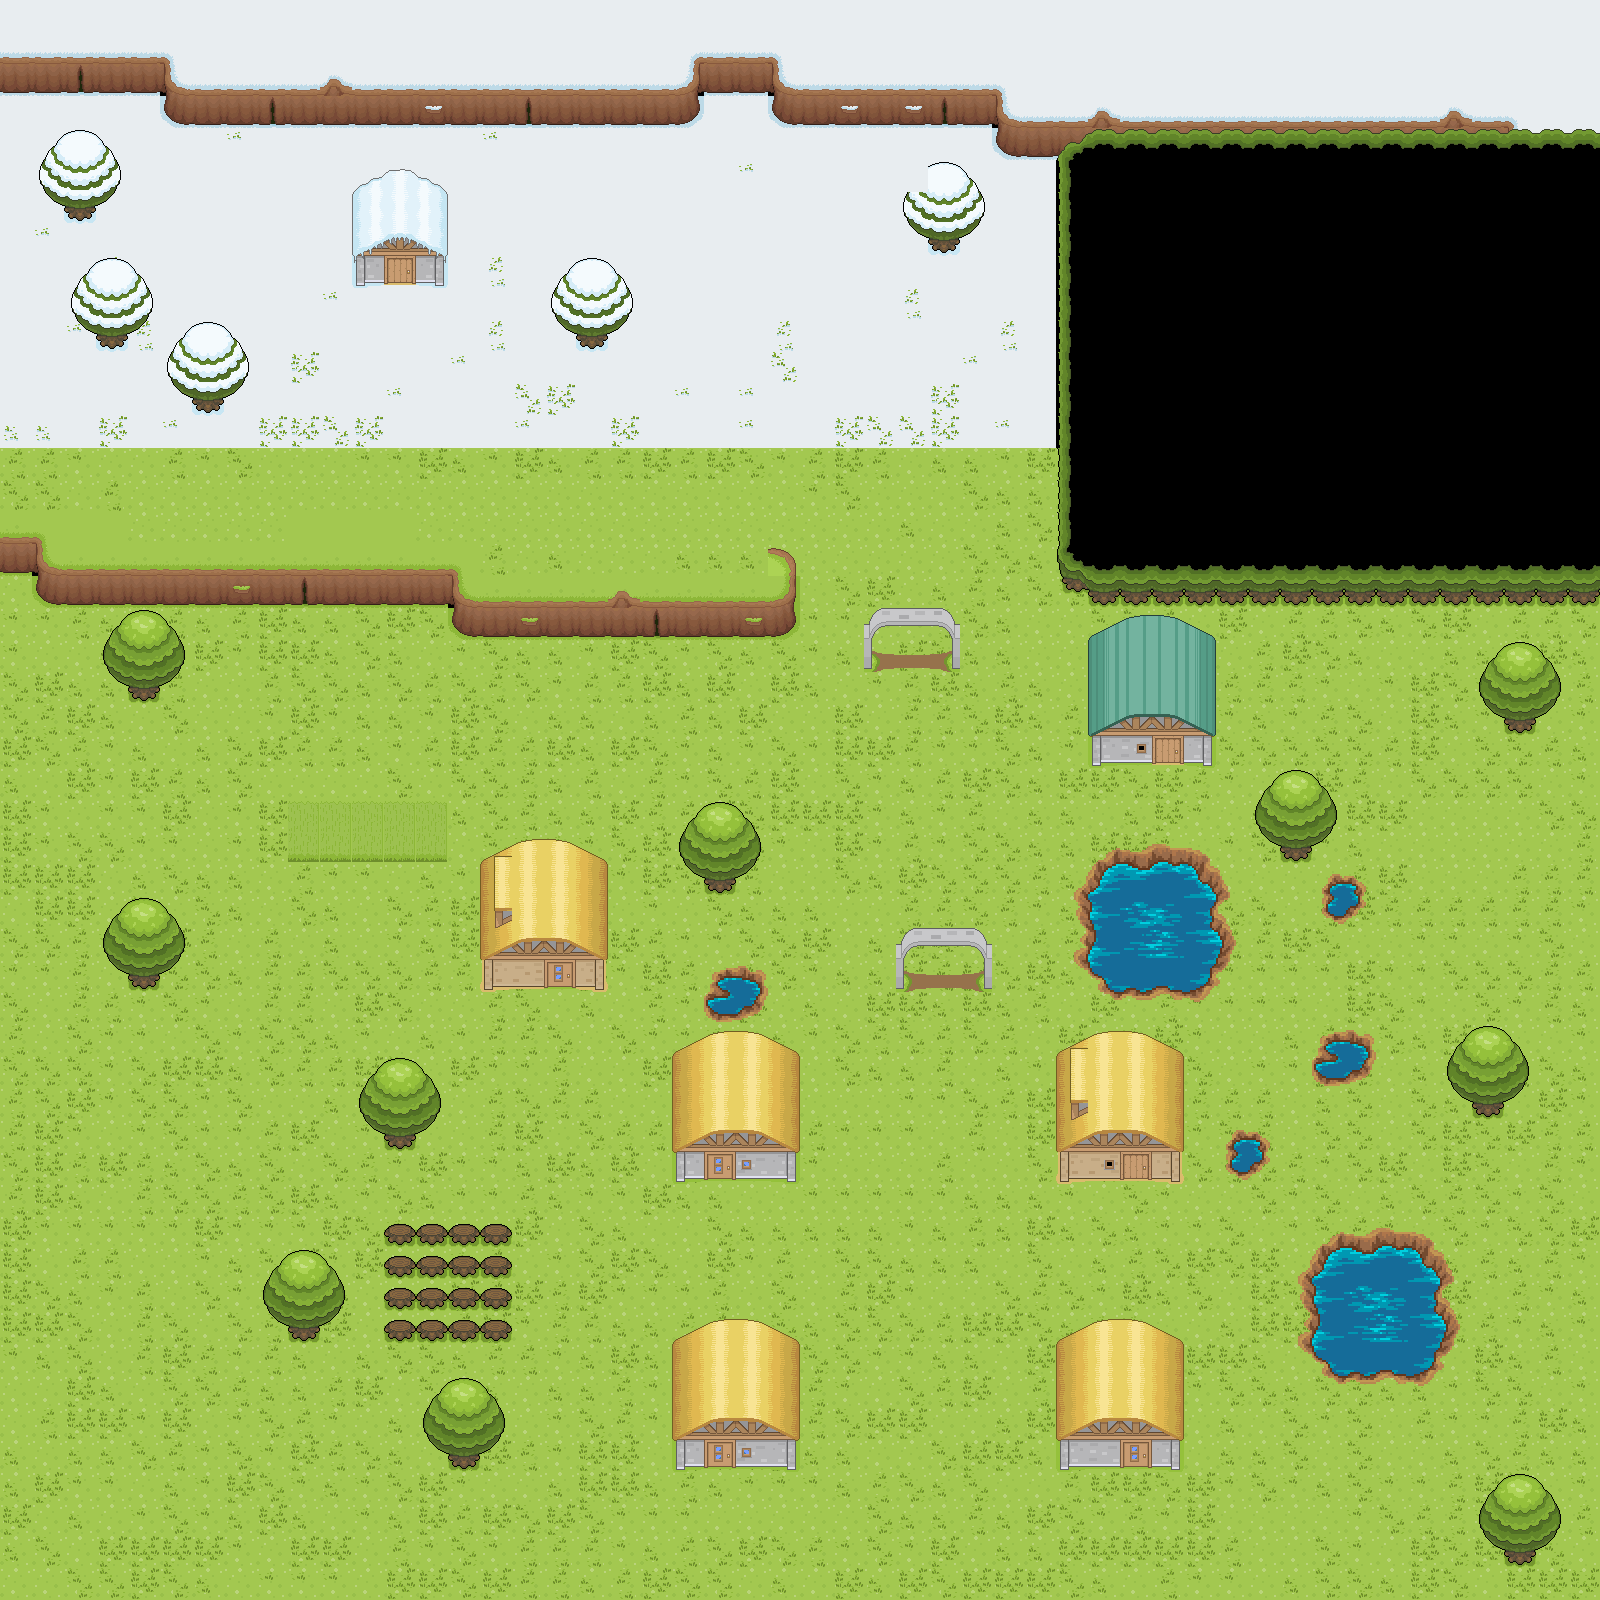

Rendered tile map (Tiled .tmx) drawn with the repository's tilesets; below, a short description and the map source with its tile grids summarised:
An orthogonal 50x50 tile map with 32x32 px tiles, 5 tile layers (under0, under1, sprites, midheight, ...), 4 tilesets and 57 objects (47x wall, 3x 2, 2x 4, 2x 3, 2x 0, ...).

<map version="1.0" tiledversion="1.1.2" orientation="orthogonal" renderorder="right-down" width="50" height="50" tilewidth="32" tileheight="32" infinite="0" nextobjectid="85">
 <tileset firstgid="1" name="Revolution_Grasslands" tilewidth="32" tileheight="32" tilecount="190" columns="10">
  <image source="revolution_grasslands.png" trans="a349a4" width="320" height="608" />
  <tile id="5">
   <properties>
    <property name="ranomd" value="tile" />
   </properties>
  </tile>
 </tileset>
 <tileset firstgid="191" name="revolution_snow" tilewidth="32" tileheight="32" tilecount="154" columns="11">
  <image source="revolution_snow.png" trans="a349a4" width="352" height="448" />
 </tileset>
 <tileset firstgid="345" name="revolution_town" tilewidth="32" tileheight="32" tilecount="275" columns="11">
  <image source="revolution_town.png" trans="a349a4" width="352" height="831" />
 </tileset>
 <tileset firstgid="620" source="water.tsx" />
 <layer name="under0" width="50" height="50" opacity="0.95">
  <data>[2500 cells, 2498 non-empty, 38 distinct tile ids]</data>
 </layer>
 <layer name="under1" width="50" height="50">
  <data>[2500 cells, 164 non-empty, 68 distinct tile ids]</data>
 </layer>
 <layer name="sprites" width="50" height="50">
  <data>[2500 cells, 10 non-empty, 4 distinct tile ids]</data>
 </layer>
 <layer name="midheight" width="50" height="50">
  <data>[2500 cells, 26 non-empty, 2 distinct tile ids]</data>
 </layer>
 <layer name="over0" width="50" height="50">
  <data>[2500 cells, 308 non-empty, 112 distinct tile ids]</data>
 </layer>
 <objectgroup name="walls" opacity="0.95">
  <object id="1" name="wall" x="1056" y="128" width="544" height="480" />
  <object id="2" name="wall" x="32" y="576" width="416" height="32" />
  <object id="3" name="wall" x="448" y="608" width="352" height="32" />
  <object id="4" name="wall" x="768" y="544" />
  <object id="5" name="wall" x="768" y="544" width="32" height="64" />
  <object id="6" name="wall" x="0" y="544" width="32" height="32" />
  <object id="7" name="wall" x="0" y="64" width="992" height="32" />
  <object id="8" name="wall" x="160" y="96" width="544" height="32" />
  <object id="9" name="wall" x="768" y="96" width="224" height="32" />
  <object id="10" name="wall" x="992" y="96" width="64" height="64" />
  <object id="11" name="wall" x="672" y="1089" width="128" height="96" />
  <object id="12" name="wall" x="1056" y="1088" width="128" height="96" />
  <object id="13" name="wall" x="1088" y="672" width="128" height="96" />
  <object id="14" name="wall" x="672" y="1376" width="128" height="96" />
  <object id="15" name="wall" x="1056" y="1376" width="128" height="96" />
  <object id="16" name="wall" x="480" y="896" width="128" height="96" />
  <object id="17" name="wall" x="128" y="672" width="32" height="32" />
  <object id="18" name="wall" x="128" y="960" width="32" height="32" />
  <object id="19" name="wall" x="384" y="1120" width="32" height="32" />
  <object id="20" name="wall" x="288" y="1312" width="32" height="32" />
  <object id="21" name="wall" x="448" y="1440" width="32" height="32" />
  <object id="22" name="wall" x="704" y="864" width="32" height="32" />
  <object id="23" name="wall" x="1280" y="832" width="32" height="32" />
  <object id="24" name="wall" x="1472" y="1088" width="32" height="32" />
  <object id="25" name="wall" x="1504" y="1536" width="32" height="32" />
  <object id="26" name="wall" x="1504" y="704" width="32" height="32" />
  <object id="27" name="wall" x="896" y="960">
   <polyline points="0,0 0,32" />
  </object>
  <object id="28" name="wall" x="992" y="960">
   <polyline points="0,0 0,32" />
  </object>
  <object id="29" name="wall" x="864" y="640">
   <polyline points="0,0 0,32" />
  </object>
  <object id="30" name="wall" x="960" y="640">
   <polyline points="0,0 0,32" />
  </object>
  <object id="31" name="wall" x="64" y="192" width="32" height="32" />
  <object id="32" name="wall" x="96" y="320" width="32" height="32" />
  <object id="33" name="wall" x="192" y="384" width="32" height="32" />
  <object id="34" name="wall" x="352" y="224" width="96" height="64" />
  <object id="35" name="wall" x="576" y="320" width="32" height="32" />
  <object id="36" name="wall" x="928" y="224" width="32" height="32" />
  <object id="37" name="wall" x="1088" y="864" width="128" height="128" />
  <object id="38" name="wall" x="704" y="960" width="64" height="64" />
  <object id="39" name="wall" x="1216" y="1120" width="64" height="64" />
  <object id="40" name="wall" x="1312" y="1024" width="64" height="64" />
  <object id="41" name="wall" x="1312" y="864" width="64" height="64" />
  <object id="51" name="chest" type="4" x="544" y="385.333" width="61.3333" height="60">
   <properties>
    <property name="ChestName" value="Chest2" />
   </properties>
  </object>
  <object id="58" name="chest" type="3" x="641.666" y="386.833" width="61.3333" height="60">
   <properties>
    <property name="ChestName" value="Chest3" />
   </properties>
  </object>
  <object id="60" name="chest" type="1" x="426.333" y="317.5" width="61.3333" height="60">
   <properties>
    <property name="ChestName" value="Chest1" />
   </properties>
  </object>
  <object id="63" name="wall" x="726.833" y="297" width="33.3333" height="34.6667" />
  <object id="64" name="wall" x="427.667" y="319" width="33.3333" height="36" />
  <object id="65" name="wall" x="643.166" y="387.834" width="29.3333" height="32" />
  <object id="66" name="wall" x="544" y="385.5" width="34.6666" height="30.6667" />
  <object id="68" name="chest" type="4" x="544" y="478" width="61.3333" height="60">
   <properties>
    <property name="ChestName" value="Chest5" />
   </properties>
  </object>
  <object id="69" name="wall" x="544" y="478" width="33.3333" height="33.3333" />
  <object id="70" name="Portal" type="2" x="902.667" y="993.333" width="84" height="53.3333" />
  <object id="74" name="wall" x="1314.67" y="1244" width="128" height="128" />
  <object id="76" name="Portal" type="0" x="1153.33" y="737.333" width="29.3333" height="29.3333" />
  <object id="78" name="Portal" type="0" x="384" y="256" width="32" height="30.6667" />
  <object id="80" name="chest" type="3" x="725.333" y="296.667" width="61.3333" height="60">
   <properties>
    <property name="ChestName" value="Chest3" />
   </properties>
  </object>
  <object id="83" name="chest" type="2" x="336" y="459.333" width="61.3333" height="60">
   <properties>
    <property name="ChestName" value="Chest9000000" />
   </properties>
  </object>
  <object id="84" name="chest" type="2" x="337.333" y="711.333" width="61.3333" height="60">
   <properties>
    <property name="ChestName" value="s" />
   </properties>
  </object>
 </objectgroup>
</map>
